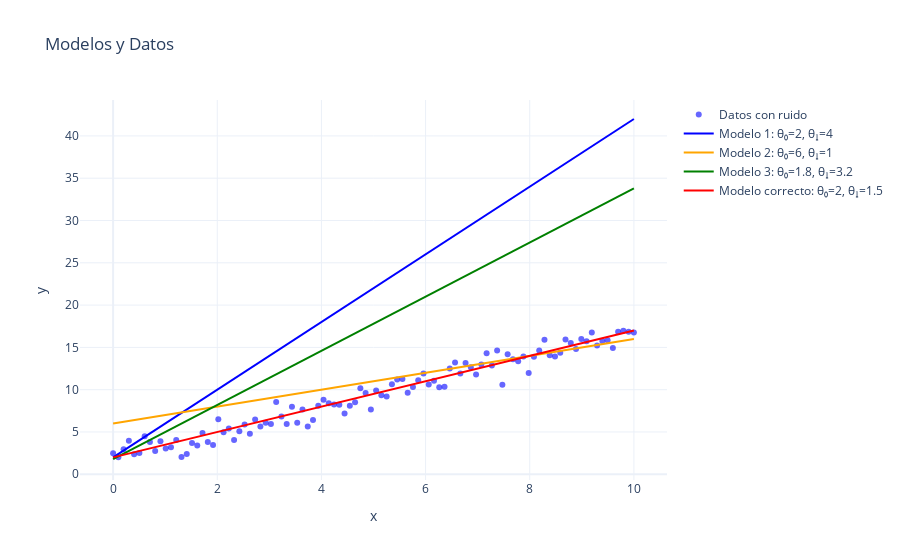
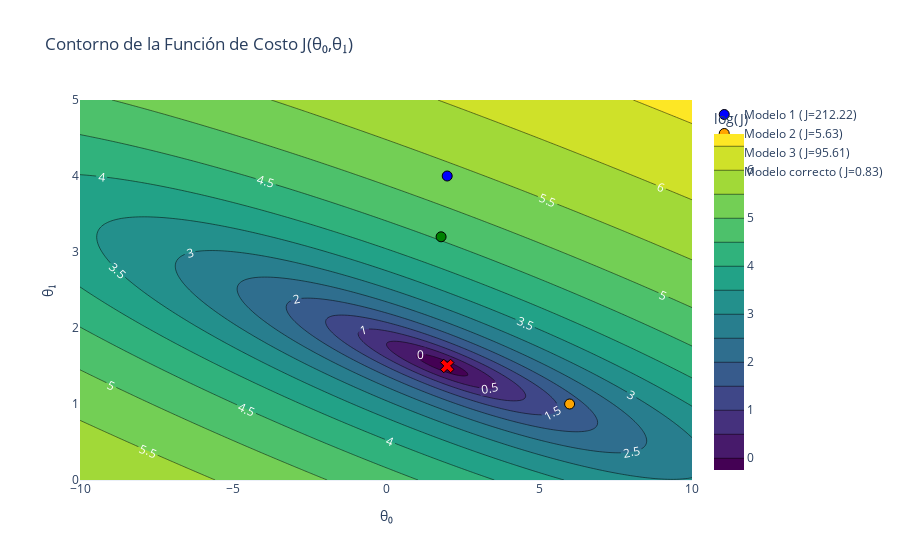
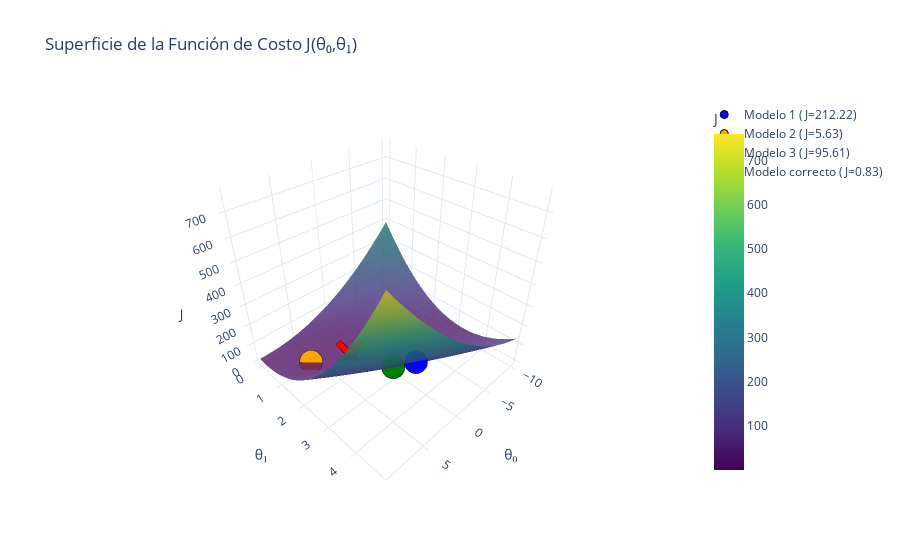

These figures' notebook cell, in order:
### Code cell
import numpy as np
import plotly.graph_objects as go

# -----------------------------
# Configuración de datos y modelo
# -----------------------------
np.random.seed(42)
x = np.linspace(0, 10, 100)
# Parámetros del modelo correcto
theta_0 = 2
theta_1 = 1.5
y_true = theta_0 + theta_1 * x
# Crear datos con ruido
noise = np.random.normal(0, 1, size=x.shape)
y = y_true + noise

# Función de costo (Error cuadrático medio)
def calcular_costo(x, y, t0, t1):
    y_pred = t0 + t1 * x
    return np.mean((y_pred - y) ** 2)

# -----------------------------
# Malla para evaluar J(θ₀,θ₁)
# -----------------------------
theta_0_vals = np.linspace(-10, 10, 200)
theta_1_vals = np.linspace(0, 5, 200)
T0, T1 = np.meshgrid(theta_0_vals, theta_1_vals)

# Calcular la función de costo para cada combinación de parámetros
J_vals = np.array([[calcular_costo(x, y, t0, t1) for t1 in theta_1_vals] for t0 in theta_0_vals])

# -----------------------------
# Modelos alternativos
# -----------------------------
models = [
    (2, 4),      # Modelo 1
    (6, 1),      # Modelo 2
    (1.8, 3.2),  # Modelo 3
]
J_models = [calcular_costo(x, y, t0, t1) for t0, t1 in models]
J_correct = calcular_costo(x, y, theta_0, theta_1)

# Color para distinguir modelos
colors = ['blue', 'orange', 'green']

# =============================
# Figura 1: Modelos y Datos (2D)
# =============================
fig1 = go.Figure()

# Datos con ruido
fig1.add_trace(
    go.Scatter(
        x=x, y=y,
        mode='markers',
        name='Datos con ruido',
        marker=dict(color='blue', opacity=0.6)
    )
)

# Líneas de los modelos alternativos
for i, (t0, t1) in enumerate(models):
    y_model = t0 + t1 * x
    fig1.add_trace(
        go.Scatter(
            x=x, y=y_model,
            mode='lines',
            name=f'Modelo {i+1}: θ₀={t0}, θ₁={t1}',
            line=dict(color=colors[i])
        )
    )

# Línea del modelo correcto
fig1.add_trace(
    go.Scatter(
        x=x, y=y_true,
        mode='lines',
        name=f'Modelo correcto: θ₀={theta_0}, θ₁={theta_1}',
        line=dict(color='red', width=2)
    )
)

fig1.update_layout(
    title="Modelos y Datos",
    xaxis_title="x",
    yaxis_title="y",
    template="plotly_white"
)

fig1.show()


# =======================================
# Figura 2: Contorno de J(θ₀,θ₁) (2D)
# =======================================
fig2 = go.Figure()

# Contorno (se utiliza el logaritmo de J para una mejor visualización)
fig2.add_trace(
    go.Contour(
        x=theta_0_vals,
        y=theta_1_vals,
        z=np.log(J_vals).T,
        colorscale='Viridis',
        contours=dict(
            showlabels=True,
            labelfont=dict(size=12, color='white')
        ),
        colorbar=dict(title='log(J)'),
        name="Contorno"
    )
)

# Puntos para los modelos alternativos
for i, (t0, t1) in enumerate(models):
    fig2.add_trace(
        go.Scatter(
            x=[t0], y=[t1],
            mode='markers',
            marker=dict(color=colors[i], size=10, line=dict(color='black', width=1)),
            name=f'Modelo {i+1} (J={J_models[i]:.2f})'
        )
    )

# Punto para el modelo correcto
fig2.add_trace(
    go.Scatter(
        x=[theta_0], y=[theta_1],
        mode='markers',
        marker=dict(color='red', symbol='x', size=12, line=dict(color='black', width=1)),
        name=f'Modelo correcto (J={J_correct:.2f})'
    )
)

fig2.update_layout(
    title="Contorno de la Función de Costo J(θ₀,θ₁)",
    xaxis_title="θ₀",
    yaxis_title="θ₁",
    template="plotly_white"
)

fig2.show()


# ===============================================
# Figura 3: Superficie 3D de J(θ₀,θ₁) (Gráfico 3D)
# ===============================================
fig3 = go.Figure()

# Superficie de la función de costo
fig3.add_trace(
    go.Surface(
        x=theta_0_vals,
        y=theta_1_vals,
        z=J_vals.T,
        colorscale='Viridis',
        opacity=0.8,
        colorbar=dict(title="J")
    )
)

# Puntos para los modelos alternativos en 3D
for i, (t0, t1) in enumerate(models):
    J_val_model = calcular_costo(x, y, t0, t1)
    fig3.add_trace(
        go.Scatter3d(
            x=[t0], y=[t1], z=[J_val_model],
            mode='markers',
            marker=dict(color=colors[i], size=8, symbol='circle', line=dict(color='black', width=1)),
            name=f'Modelo {i+1} (J={J_val_model:.2f})'
        )
    )

# Punto para el modelo correcto en 3D
fig3.add_trace(
    go.Scatter3d(
        x=[theta_0], y=[theta_1], z=[J_correct],
        mode='markers',
        marker=dict(color='red', size=10, symbol='x', line=dict(color='black', width=1)),
        name=f'Modelo correcto (J={J_correct:.2f})'
    )
)

fig3.update_layout(
    title="Superficie de la Función de Costo J(θ₀,θ₁)",
    scene=dict(
        xaxis_title="θ₀",
        yaxis_title="θ₁",
        zaxis_title="J"
    ),
    template="plotly_white"
)

fig3.show()

### Figure 1 — Plotly figure (JSON) as saved in the notebook; plotly's stock layout.template omitted (floating-point values rounded to 4 significant figures)
{"data": [{"marker": {"color": "blue", "opacity": 0.6}, "mode": "markers", "name": "Datos con ruido", "type": "scatter", "x": [0.0, 0.101, 0.202, 0.303, 0.404, 0.5051, 0.6061, 0.7071, 0.8081, 0.9091, 1.01, 1.111, 1.212, 1.313, 1.414, 1.515, 1.616, 1.717, 1.818, 1.919, 2.02, 2.121, 2.222, 2.323, 2.424, 2.525, 2.626, 2.727, 2.828, 2.929, 3.03, 3.131, 3.232, 3.333, 3.434, 3.535, 3.636, 3.737, 3.838, 3.939, 4.04, 4.141, 4.242, 4.343, 4.444, 4.545, 4.646, 4.747, 4.848, 4.949, 5.051, 5.152, 5.253, 5.354, 5.455, 5.556, 5.657, 5.758, 5.859, 5.96, 6.061, 6.162, 6.263, 6.364, 6.465, 6.566, 6.667, 6.768, 6.869, 6.97, 7.071, 7.172, 7.273, 7.374, 7.475, 7.576, 7.677, 7.778, 7.879, 7.98, 8.081, 8.182, 8.283, 8.384, 8.485, 8.586, 8.687, 8.788, 8.889, 8.99, 9.091, 9.192, 9.293, 9.394, 9.495, 9.596, 9.697, 9.798, 9.899, 10.0], "y": [2.497, 2.013, 2.951, 3.978, 2.372, 2.523, 4.488, 3.828, 2.743, 3.906, 3.052, 3.201, 4.06, 2.056, 2.396, 3.71, 3.411, 4.89, 3.819, 3.466, 6.496, 4.956, 5.401, 4.06, 5.092, 5.899, 4.788, 6.467, 5.642, 6.102, 5.944, 8.549, 6.835, 5.942, 7.974, 6.082, 7.663, 5.646, 6.429, 8.106, 8.799, 8.383, 8.248, 8.214, 7.188, 8.098, 8.509, 10.18, 9.616, 7.661, 9.9, 9.342, 9.202, 10.64, 11.21, 11.26, 9.646, 10.33, 11.12, 11.91, 10.61, 11.06, 10.29, 10.35, 12.51, 13.2, 11.93, 13.16, 12.66, 11.81, 12.97, 14.3, 12.87, 14.63, 10.59, 14.19, 13.6, 13.37, 13.91, 11.98, 13.9, 14.63, 15.9, 14.06, 13.92, 14.38, 15.95, 15.51, 14.8, 16.0, 15.73, 16.76, 15.24, 15.76, 15.85, 14.93, 16.84, 16.96, 16.85, 16.77]}, {"line": {"color": "blue"}, "mode": "lines", "name": "Modelo 1: θ₀=2, θ₁=4", "type": "scatter", "x": [0.0, 0.101, 0.202, 0.303, 0.404, 0.5051, 0.6061, 0.7071, 0.8081, 0.9091, 1.01, 1.111, 1.212, 1.313, 1.414, 1.515, 1.616, 1.717, 1.818, 1.919, 2.02, 2.121, 2.222, 2.323, 2.424, 2.525, 2.626, 2.727, 2.828, 2.929, 3.03, 3.131, 3.232, 3.333, 3.434, 3.535, 3.636, 3.737, 3.838, 3.939, 4.04, 4.141, 4.242, 4.343, 4.444, 4.545, 4.646, 4.747, 4.848, 4.949, 5.051, 5.152, 5.253, 5.354, 5.455, 5.556, 5.657, 5.758, 5.859, 5.96, 6.061, 6.162, 6.263, 6.364, 6.465, 6.566, 6.667, 6.768, 6.869, 6.97, 7.071, 7.172, 7.273, 7.374, 7.475, 7.576, 7.677, 7.778, 7.879, 7.98, 8.081, 8.182, 8.283, 8.384, 8.485, 8.586, 8.687, 8.788, 8.889, 8.99, 9.091, 9.192, 9.293, 9.394, 9.495, 9.596, 9.697, 9.798, 9.899, 10.0], "y": [2.0, 2.404, 2.808, 3.212, 3.616, 4.02, 4.424, 4.828, 5.232, 5.636, 6.04, 6.444, 6.848, 7.253, 7.657, 8.061, 8.465, 8.869, 9.273, 9.677, 10.08, 10.48, 10.89, 11.29, 11.7, 12.1, 12.51, 12.91, 13.31, 13.72, 14.12, 14.53, 14.93, 15.33, 15.74, 16.14, 16.55, 16.95, 17.35, 17.76, 18.16, 18.57, 18.97, 19.37, 19.78, 20.18, 20.59, 20.99, 21.39, 21.8, 22.2, 22.61, 23.01, 23.41, 23.82, 24.22, 24.63, 25.03, 25.43, 25.84, 26.24, 26.65, 27.05, 27.45, 27.86, 28.26, 28.67, 29.07, 29.47, 29.88, 30.28, 30.69, 31.09, 31.49, 31.9, 32.3, 32.71, 33.11, 33.52, 33.92, 34.32, 34.73, 35.13, 35.54, 35.94, 36.34, 36.75, 37.15, 37.56, 37.96, 38.36, 38.77, 39.17, 39.58, 39.98, 40.38, 40.79, 41.19, 41.6, 42.0]}, {"line": {"color": "orange"}, "mode": "lines", "name": "Modelo 2: θ₀=6, θ₁=1", "type": "scatter", "x": [0.0, 0.101, 0.202, 0.303, 0.404, 0.5051, 0.6061, 0.7071, 0.8081, 0.9091, 1.01, 1.111, 1.212, 1.313, 1.414, 1.515, 1.616, 1.717, 1.818, 1.919, 2.02, 2.121, 2.222, 2.323, 2.424, 2.525, 2.626, 2.727, 2.828, 2.929, 3.03, 3.131, 3.232, 3.333, 3.434, 3.535, 3.636, 3.737, 3.838, 3.939, 4.04, 4.141, 4.242, 4.343, 4.444, 4.545, 4.646, 4.747, 4.848, 4.949, 5.051, 5.152, 5.253, 5.354, 5.455, 5.556, 5.657, 5.758, 5.859, 5.96, 6.061, 6.162, 6.263, 6.364, 6.465, 6.566, 6.667, 6.768, 6.869, 6.97, 7.071, 7.172, 7.273, 7.374, 7.475, 7.576, 7.677, 7.778, 7.879, 7.98, 8.081, 8.182, 8.283, 8.384, 8.485, 8.586, 8.687, 8.788, 8.889, 8.99, 9.091, 9.192, 9.293, 9.394, 9.495, 9.596, 9.697, 9.798, 9.899, 10.0], "y": [6.0, 6.101, 6.202, 6.303, 6.404, 6.505, 6.606, 6.707, 6.808, 6.909, 7.01, 7.111, 7.212, 7.313, 7.414, 7.515, 7.616, 7.717, 7.818, 7.919, 8.02, 8.121, 8.222, 8.323, 8.424, 8.525, 8.626, 8.727, 8.828, 8.929, 9.03, 9.131, 9.232, 9.333, 9.434, 9.535, 9.636, 9.737, 9.838, 9.939, 10.04, 10.14, 10.24, 10.34, 10.44, 10.55, 10.65, 10.75, 10.85, 10.95, 11.05, 11.15, 11.25, 11.35, 11.45, 11.56, 11.66, 11.76, 11.86, 11.96, 12.06, 12.16, 12.26, 12.36, 12.46, 12.57, 12.67, 12.77, 12.87, 12.97, 13.07, 13.17, 13.27, 13.37, 13.47, 13.58, 13.68, 13.78, 13.88, 13.98, 14.08, 14.18, 14.28, 14.38, 14.48, 14.59, 14.69, 14.79, 14.89, 14.99, 15.09, 15.19, 15.29, 15.39, 15.49, 15.6, 15.7, 15.8, 15.9, 16.0]}, {"line": {"color": "green"}, "mode": "lines", "name": "Modelo 3: θ₀=1.8, θ₁=3.2", "type": "scatter", "x": [0.0, 0.101, 0.202, 0.303, 0.404, 0.5051, 0.6061, 0.7071, 0.8081, 0.9091, 1.01, 1.111, 1.212, 1.313, 1.414, 1.515, 1.616, 1.717, 1.818, 1.919, 2.02, 2.121, 2.222, 2.323, 2.424, 2.525, 2.626, 2.727, 2.828, 2.929, 3.03, 3.131, 3.232, 3.333, 3.434, 3.535, 3.636, 3.737, 3.838, 3.939, 4.04, 4.141, 4.242, 4.343, 4.444, 4.545, 4.646, 4.747, 4.848, 4.949, 5.051, 5.152, 5.253, 5.354, 5.455, 5.556, 5.657, 5.758, 5.859, 5.96, 6.061, 6.162, 6.263, 6.364, 6.465, 6.566, 6.667, 6.768, 6.869, 6.97, 7.071, 7.172, 7.273, 7.374, 7.475, 7.576, 7.677, 7.778, 7.879, 7.98, 8.081, 8.182, 8.283, 8.384, 8.485, 8.586, 8.687, 8.788, 8.889, 8.99, 9.091, 9.192, 9.293, 9.394, 9.495, 9.596, 9.697, 9.798, 9.899, 10.0], "y": [1.8, 2.123, 2.446, 2.77, 3.093, 3.416, 3.739, 4.063, 4.386, 4.709, 5.032, 5.356, 5.679, 6.002, 6.325, 6.648, 6.972, 7.295, 7.618, 7.941, 8.265, 8.588, 8.911, 9.234, 9.558, 9.881, 10.2, 10.53, 10.85, 11.17, 11.5, 11.82, 12.14, 12.47, 12.79, 13.11, 13.44, 13.76, 14.08, 14.41, 14.73, 15.05, 15.38, 15.7, 16.02, 16.35, 16.67, 16.99, 17.32, 17.64, 17.96, 18.28, 18.61, 18.93, 19.25, 19.58, 19.9, 20.22, 20.55, 20.87, 21.19, 21.52, 21.84, 22.16, 22.49, 22.81, 23.13, 23.46, 23.78, 24.1, 24.43, 24.75, 25.07, 25.4, 25.72, 26.04, 26.37, 26.69, 27.01, 27.34, 27.66, 27.98, 28.31, 28.63, 28.95, 29.27, 29.6, 29.92, 30.24, 30.57, 30.89, 31.21, 31.54, 31.86, 32.18, 32.51, 32.83, 33.15, 33.48, 33.8]}, {"line": {"color": "red", "width": 2}, "mode": "lines", "name": "Modelo correcto: θ₀=2, θ₁=1.5", "type": "scatter", "x": [0.0, 0.101, 0.202, 0.303, 0.404, 0.5051, 0.6061, 0.7071, 0.8081, 0.9091, 1.01, 1.111, 1.212, 1.313, 1.414, 1.515, 1.616, 1.717, 1.818, 1.919, 2.02, 2.121, 2.222, 2.323, 2.424, 2.525, 2.626, 2.727, 2.828, 2.929, 3.03, 3.131, 3.232, 3.333, 3.434, 3.535, 3.636, 3.737, 3.838, 3.939, 4.04, 4.141, 4.242, 4.343, 4.444, 4.545, 4.646, 4.747, 4.848, 4.949, 5.051, 5.152, 5.253, 5.354, 5.455, 5.556, 5.657, 5.758, 5.859, 5.96, 6.061, 6.162, 6.263, 6.364, 6.465, 6.566, 6.667, 6.768, 6.869, 6.97, 7.071, 7.172, 7.273, 7.374, 7.475, 7.576, 7.677, 7.778, 7.879, 7.98, 8.081, 8.182, 8.283, 8.384, 8.485, 8.586, 8.687, 8.788, 8.889, 8.99, 9.091, 9.192, 9.293, 9.394, 9.495, 9.596, 9.697, 9.798, 9.899, 10.0], "y": [2.0, 2.152, 2.303, 2.455, 2.606, 2.758, 2.909, 3.061, 3.212, 3.364, 3.515, 3.667, 3.818, 3.97, 4.121, 4.273, 4.424, 4.576, 4.727, 4.879, 5.03, 5.182, 5.333, 5.485, 5.636, 5.788, 5.939, 6.091, 6.242, 6.394, 6.545, 6.697, 6.848, 7.0, 7.152, 7.303, 7.455, 7.606, 7.758, 7.909, 8.061, 8.212, 8.364, 8.515, 8.667, 8.818, 8.97, 9.121, 9.273, 9.424, 9.576, 9.727, 9.879, 10.03, 10.18, 10.33, 10.48, 10.64, 10.79, 10.94, 11.09, 11.24, 11.39, 11.55, 11.7, 11.85, 12.0, 12.15, 12.3, 12.45, 12.61, 12.76, 12.91, 13.06, 13.21, 13.36, 13.52, 13.67, 13.82, 13.97, 14.12, 14.27, 14.42, 14.58, 14.73, 14.88, 15.03, 15.18, 15.33, 15.48, 15.64, 15.79, 15.94, 16.09, 16.24, 16.39, 16.55, 16.7, 16.85, 17.0]}], "layout": {"title": {"text": "Modelos y Datos"}, "xaxis": {"title": {"text": "x"}}, "yaxis": {"title": {"text": "y"}}}}

### Figure 2 — Plotly figure (JSON) as saved in the notebook; plotly's stock layout.template omitted (floating-point values rounded to 4 significant figures; data arrays with more than 128 entries replaced by an {"elided": "..."} marker saying what was removed)
{"data": [{"colorbar": {"title": {"text": "log(J)"}}, "colorscale": [[0, "#440154"], [0.1111, "#482878"], [0.2222, "#3e4989"], [0.3333, "#31688e"], [0.4444, "#26828e"], [0.5556, "#1f9e89"], [0.6667, "#35b779"], [0.7778, "#6ece58"], [0.8889, "#b5de2b"], [1, "#fde725"]], "contours": {"labelfont": {"color": "white", "size": 12}, "showlabels": true}, "name": "Contorno", "type": "contour", "x": {"elided": "200 float values"}, "y": {"elided": "200 float values"}, "z": {"elided": "200x200 float values"}}, {"marker": {"color": "blue", "line": {"color": "black", "width": 1}, "size": 10}, "mode": "markers", "name": "Modelo 1 (J=212.22)", "type": "scatter", "x": [2], "y": [4]}, {"marker": {"color": "orange", "line": {"color": "black", "width": 1}, "size": 10}, "mode": "markers", "name": "Modelo 2 (J=5.63)", "type": "scatter", "x": [6], "y": [1]}, {"marker": {"color": "green", "line": {"color": "black", "width": 1}, "size": 10}, "mode": "markers", "name": "Modelo 3 (J=95.61)", "type": "scatter", "x": [1.8], "y": [3.2]}, {"marker": {"color": "red", "line": {"color": "black", "width": 1}, "size": 12, "symbol": "x"}, "mode": "markers", "name": "Modelo correcto (J=0.83)", "type": "scatter", "x": [2], "y": [1.5]}], "layout": {"title": {"text": "Contorno de la Función de Costo J(θ₀,θ₁)"}, "xaxis": {"title": {"text": "θ₀"}}, "yaxis": {"title": {"text": "θ₁"}}}}

### Figure 3 — Plotly figure (JSON) as saved in the notebook; plotly's stock layout.template omitted (floating-point values rounded to 4 significant figures; data arrays with more than 128 entries replaced by an {"elided": "..."} marker saying what was removed)
{"data": [{"colorbar": {"title": {"text": "J"}}, "colorscale": [[0, "#440154"], [0.1111, "#482878"], [0.2222, "#3e4989"], [0.3333, "#31688e"], [0.4444, "#26828e"], [0.5556, "#1f9e89"], [0.6667, "#35b779"], [0.7778, "#6ece58"], [0.8889, "#b5de2b"], [1, "#fde725"]], "opacity": 0.8, "type": "surface", "x": {"elided": "200 float values"}, "y": {"elided": "200 float values"}, "z": {"elided": "200x200 float values"}}, {"marker": {"color": "blue", "line": {"color": "black", "width": 1}, "size": 8, "symbol": "circle"}, "mode": "markers", "name": "Modelo 1 (J=212.22)", "type": "scatter3d", "x": [2], "y": [4], "z": [212.2]}, {"marker": {"color": "orange", "line": {"color": "black", "width": 1}, "size": 8, "symbol": "circle"}, "mode": "markers", "name": "Modelo 2 (J=5.63)", "type": "scatter3d", "x": [6], "y": [1], "z": [5.632]}, {"marker": {"color": "green", "line": {"color": "black", "width": 1}, "size": 8, "symbol": "circle"}, "mode": "markers", "name": "Modelo 3 (J=95.61)", "type": "scatter3d", "x": [1.8], "y": [3.2], "z": [95.61]}, {"marker": {"color": "red", "line": {"color": "black", "width": 1}, "size": 10, "symbol": "x"}, "mode": "markers", "name": "Modelo correcto (J=0.83)", "type": "scatter3d", "x": [2], "y": [1.5], "z": [0.8273]}], "layout": {"scene": {"xaxis": {"title": {"text": "θ₀"}}, "yaxis": {"title": {"text": "θ₁"}}, "zaxis": {"title": {"text": "J"}}}, "title": {"text": "Superficie de la Función de Costo J(θ₀,θ₁)"}}}
